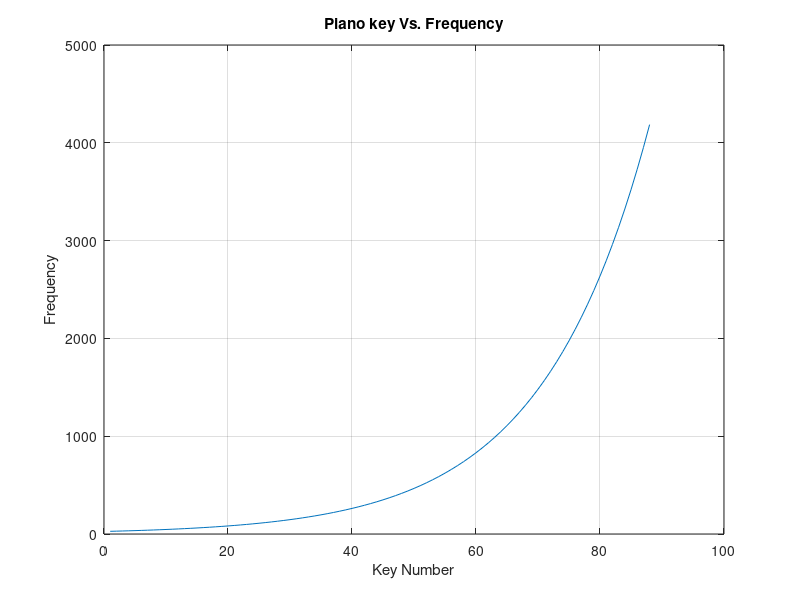

Source code (MATLAB):
%% A simulation program that computes the frequency a given piano key would produce
%%

n = 1:88 % Key Number
a = nthroot(2,12);
f = power(a,(n-49))* 440; %Frequency as a function of key #
display(f) % For singular n value computes singular frequency
% Plots the resulting values
plot(n,f);
xlabel('Key Number');
ylabel('Frequency');
title('Piano key Vs. Frequency');
grid on;
